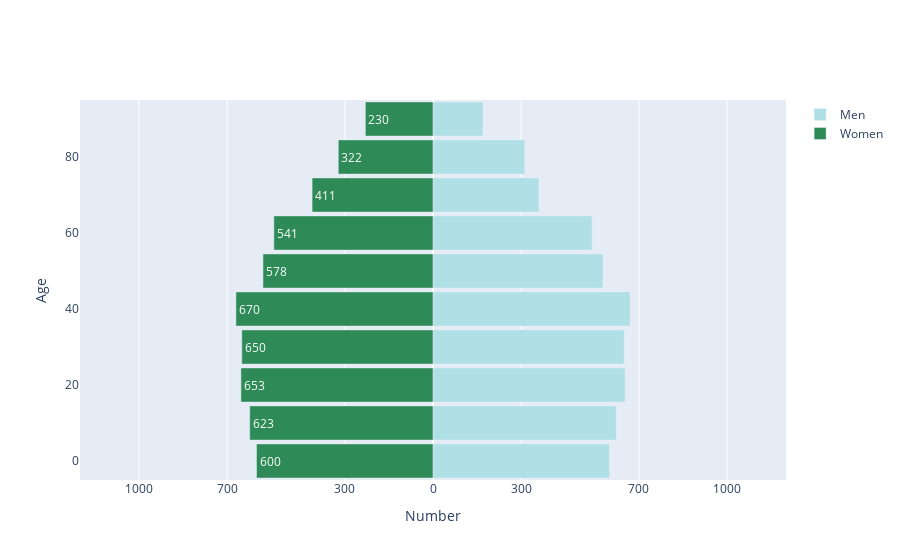

Write notebook code for a chart like this one.
### Code cell
import plotly.graph_objects as go
from plotly.offline import init_notebook_mode, iplot
import numpy as np

# Initialize notebook mode
init_notebook_mode(connected=True)

women_bins = np.array([-600, -623, -653, -650, -670, -578, -541, -411, -322, -230])
men_bins = np.array([600, 623, 653, 650, 670, 578, 541, 360, 312, 170])

y = list(range(0, 100, 10))

layout = go.Layout(
    yaxis=go.layout.YAxis(title='Age'),
    xaxis=go.layout.XAxis(
        range=[-1200, 1200],
        tickvals=[-1000, -700, -300, 0, 300, 700, 1000],
        ticktext=['1000', '700', '300', '0', '300', '700', '1000'],
        title='Number'
    ),
    barmode='overlay',
    bargap=0.1
)

data = [
    go.Bar(
        y=y,
        x=men_bins,
        orientation='h',
        name='Men',
        hoverinfo='x',
        marker=dict(color='powderblue')
    ),
    go.Bar(
        y=y,
        x=women_bins,
        orientation='h',
        name='Women',
        text=-1 * women_bins.astype('int'),
        hoverinfo='text',
        marker=dict(color='seagreen')
    )
]

# Use iplot for Jupyter
iplot({'data': data, 'layout': layout})

### Figure 1 — Plotly figure (JSON) as saved in the notebook; plotly's stock layout.template omitted (floating-point values rounded to 4 significant figures)
{"data": [{"hoverinfo": "x", "marker": {"color": "powderblue"}, "name": "Men", "orientation": "h", "type": "bar", "x": [600, 623, 653, 650, 670, 578, 541, 360, 312, 170], "y": [0, 10, 20, 30, 40, 50, 60, 70, 80, 90]}, {"hoverinfo": "text", "marker": {"color": "seagreen"}, "name": "Women", "orientation": "h", "text": [600.0, 623.0, 653.0, 650.0, 670.0, 578.0, 541.0, 411.0, 322.0, 230.0], "type": "bar", "x": [-600, -623, -653, -650, -670, -578, -541, -411, -322, -230], "y": [0, 10, 20, 30, 40, 50, 60, 70, 80, 90]}], "layout": {"bargap": 0.1, "barmode": "overlay", "xaxis": {"range": [-1200, 1200], "ticktext": ["1000", "700", "300", "0", "300", "700", "1000"], "tickvals": [-1000, -700, -300, 0, 300, 700, 1000], "title": {"text": "Number"}}, "yaxis": {"title": {"text": "Age"}}}}
